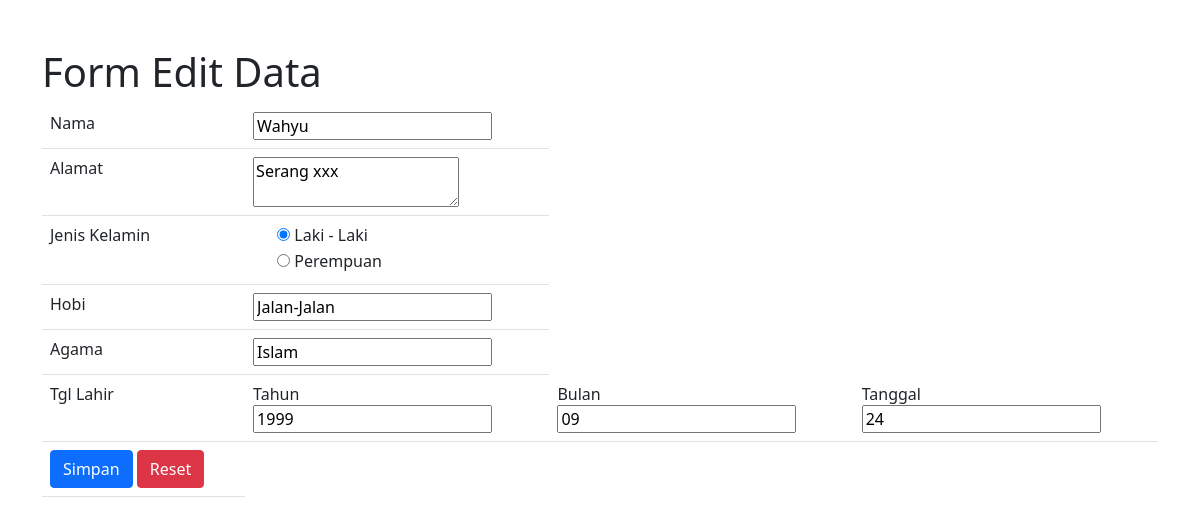
The page /form_edit.php?no=14 on the database its author committed.
### tables this page shows
CREATE TABLE `t_mahasiswa` (
  `no` int(11) NOT NULL,
  `nama` varchar(50) NOT NULL,
  `alamat` varchar(50) NOT NULL,
  `jenis_kelamin` char(1) NOT NULL,
  `hobi` varchar(30) NOT NULL,
  `agama` varchar(10) NOT NULL,
  `tgl_lahir` date NOT NULL
);

### form_edit.php (the view, shortened to what this page needs)
<?php
include "koneksi.php";
$get_no = $_GET["no"];
$sql = "SELECT * FROM t_mahasiswa WHERE no='$get_no'";
$query = mysqli_query($conn, $sql);
$row = mysqli_fetch_assoc($query);
?>
<html>
    <head>
        <?php include "bootstrap.php"; ?>
    </head>
    <body>
        <div class="container mt-5">
            <h1>Form Edit Data</h1>
            <form action="act_edit.php" method="POST">
                <table class="table ">
                <tr>
                    <div class="form-group">
                        <td><label for="nama">Nama</label></td>
                        <td><input type="text" name="nama" id="nama" value="<?php echo $row['nama']; ?>"></td>
                    </div>
                </tr>
                <tr>
                    <div class="form-group">
                        <td><label for="alamat">Alamat</label></td>
                        <td><textarea name="alamat" id="alamat"><?php echo $row["alamat"]; ?></textarea></td>
                    </div>
                </tr>
                <tr>
                    <div class="form-group">
                        <td><label for="jenis_kelamin">Jenis Kelamin</label></td>
                        <td><div class="form-check">
                            <input type="radio" name="jenis_kelamin" value="L" id="L" <?php if($row["jenis_kelamin"] == "L") { echo "Checked"; } ?>>
                            <label for="L">Laki - Laki</label>
                        </div>
                        <div class="form-check">
                            <input type="radio" name="jenis_kelamin" value="P" id="P" <?php if($row["jenis_kelamin"] == "P") { echo "Checked"; } ?>>
                            <label for="P">Perempuan</label></td>
                        </div>
                    </div>
                <tr>
                    <div class="form-group">
                        <td><label for="hobi">Hobi</label></td>
                        <td><input type="text" name="hobi" value="<?php echo $row['hobi']; ?>"></td>
                    </div>
                </tr>
                <tr>
                    <div class="form-group">
                        <td><label for="agama">Agama</label></td>
                        <td><input type="text" name="agama" value="<?php echo $row['agama']; ?>"></td>
                    </div>
                </tr>
                <tr>
                    <div class="form-group">
                        <td><label for="tgl_lahir">Tgl Lahir</label></td>
                        <td><label for="tgl_lahir">Tahun</label><br/>
                        <input type="text" name="tahun" value="<?php echo date('Y', strtotime($row['tgl_lahir'])); ?>"></td>
                        <td><label for="tgl_lahir">Bulan</label><br/>
                        <input type="text" name="bulan" value="<?php echo date('m', strtotime($row['tgl_lahir'])); ?>"></td>
                        <td><label for="tgl_lahir">Tanggal</label><br/>
                        <input type="text" name="tanggal" value="<?php echo date('d', strtotime($row['tgl_lahir'])); ?>"></td>
                    </div>
                </tr>
                <tr>
                    <td><input class="btn btn-primary" type="Submit" value="Simpan">
                    <input class="btn btn-danger" type="reset" value="Reset"></td>
                </tr>
    </body>
</html>

### rows shown on the page
t_mahasiswa: nama "Wahyu", alamat "Serang xxx", jenis_kelamin "☑ Laki - Laki", jenis_kelamin "☐ Perempuan", hobi "Jalan-Jalan", agama "Islam", tahun "1999", bulan "09", tanggal "24"
